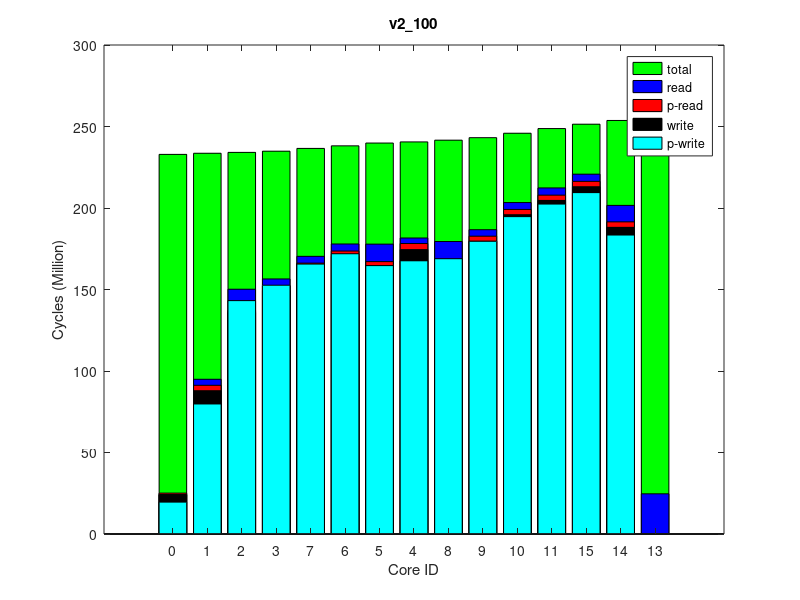

MATLAB code to generate this figure:
times(1, :, :) = [
876832, 234094732, 0
3311231, 234793047, 0
1294498, 235326319, 0
2735620, 236065210, 0
3726694, 241681508, 0
2622929, 241001316, 0
3254428, 239336257, 0
3177079, 237771886, 0
1520463, 242720509, 0
3096627, 244208532, 0
3207560, 246843461, 0
3224803, 249615820, 0
0, 254707900, 0
3370183, 254444997, 0
3281153, 252201501, 0
];
times(2, :, :) = [
876832, 234085413, 0
3311296, 234783406, 0
1294614, 235317798, 0
2736289, 236055705, 0
3726798, 241673575, 0
2625057, 240993686, 0
3253295, 239329450, 0
3177202, 237764436, 0
1520242, 242711635, 0
3096055, 244199677, 0
3207407, 246834419, 0
3226069, 249604093, 0
0, 254691209, 0
3369183, 254428410, 0
3281215, 252190085, 0
];
times(3, :, :) = [
876832, 234082982, 0
3310571, 234780191, 0
1294339, 235313428, 0
2736684, 236052230, 0
3726892, 241677434, 0
2624906, 240997675, 0
3254836, 239333131, 0
3177402, 237767304, 0
1520585, 242715505, 0
3096327, 244203537, 0
3208074, 246839025, 0
3225156, 249610145, 0
0, 254708057, 0
3369495, 254447320, 0
3281746, 252195144, 0
];
times(4, :, :) = [
876832, 234088075, 0
3312148, 234785792, 0
1294564, 235318656, 0
2735860, 236056092, 0
3727020, 241676737, 0
2624337, 240997310, 0
3254738, 239333120, 0
3177069, 237767134, 0
1520832, 242715027, 0
3097399, 244202732, 0
3209080, 246838152, 0
3221763, 249608749, 0
0, 254699611, 0
3369959, 254439542, 0
3280834, 252194219, 0
];
times(5, :, :) = [
876832, 234093860, 0
3312120, 234791877, 0
1294327, 235324190, 0
2736880, 236062332, 0
3726900, 241686588, 0
2623804, 241006396, 0
3254774, 239341104, 0
3176703, 237774840, 0
1520889, 242724858, 0
3096088, 244213262, 0
3208082, 246848851, 0
3224881, 249617182, 0
0, 254696871, 0
3369741, 254434944, 0
3281120, 252203710, 0
];
times(6, :, :) = [
876832, 234074497, 0
3311636, 234771233, 0
1294641, 235304182, 0
2737574, 236041636, 0
3726580, 241660611, 0
2622676, 240981397, 0
3254806, 239316109, 0
3177298, 237750710, 0
1521055, 242699302, 0
3097332, 244187754, 0
3209031, 246822074, 0
3228198, 249592042, 0
0, 254660160, 0
3369501, 254401573, 0
3280964, 252178827, 0
];
times(7, :, :) = [
876832, 234099610, 0
3312035, 234798604, 0
1294656, 235331315, 0
2737014, 236068288, 0
3726389, 241691027, 0
2624860, 241010832, 0
3254860, 239346266, 0
3177372, 237780193, 0
1520093, 242729112, 0
3097068, 244217228, 0
3207317, 246852611, 0
3224447, 249621706, 0
0, 254713189, 0
3370065, 254452440, 0
3281398, 252206845, 0
];
times(8, :, :) = [
876832, 234070522, 0
3311556, 234769257, 0
1294454, 235302820, 0
2735553, 236040284, 0
3726639, 241663928, 0
2627864, 240984380, 0
3254222, 239319704, 0
3176443, 237753280, 0
1520531, 242701156, 0
3097318, 244188984, 0
3206334, 246823812, 0
3225576, 249592365, 0
0, 254683577, 0
3369489, 254424583, 0
3281278, 252179079, 0
];
times(9, :, :) = [
876832, 234092253, 0
3312320, 234790277, 0
1294532, 235323614, 0
2736162, 236061912, 0
3727358, 241678636, 0
2622589, 240998913, 0
3254868, 239334763, 0
3177511, 237771433, 0
1520646, 242715574, 0
3096701, 244203240, 0
3208067, 246837386, 0
3226067, 249609051, 0
0, 254689091, 0
3369061, 254431157, 0
3280967, 252195431, 0
];
times(10, :, :) = [
876832, 234072895, 0
3312106, 234771935, 0
1294516, 235305369, 0
2736925, 236044407, 0
3726600, 241662428, 0
2620477, 240982822, 0
3254915, 239317941, 0
3177314, 237752942, 0
1520924, 242700960, 0
3096448, 244188764, 0
3207469, 246824652, 0
3225676, 249590829, 0
0, 254668360, 0
3370143, 254413227, 0
3281474, 252176372, 0
];
ave_times = round(squeeze(mean(times)));
format long g, ave_times
std_times = round(squeeze(std(times)));
format long g, std_times
polling_read_times = ave_times;
times(1, :, :) = [
19540583, 232520295, 0
79714636, 233214807, 0
143091486, 233743610, 0
152557181, 234475201, 0
167589671, 240076028, 0
164633920, 239398947, 0
171892562, 237737382, 0
165512605, 236178481, 0
168868294, 241111781, 0
179535040, 242598618, 0
194664577, 245231772, 0
202376015, 247999836, 0
0, 253099131, 0
183410913, 252838460, 0
209416534, 250584527, 0
];
times(2, :, :) = [
19551409, 232527856, 0
79760089, 233224711, 0
143158307, 233752025, 0
152608330, 234487800, 0
167583610, 240078872, 0
164644681, 239402247, 0
171902919, 237742831, 0
165566431, 236186648, 0
168862935, 241115370, 0
179538336, 242603416, 0
194686992, 245236950, 0
202397242, 248002798, 0
0, 253080804, 0
183398797, 252825254, 0
209443196, 250588574, 0
];
times(3, :, :) = [
19552133, 232552269, 0
79776728, 233249014, 0
143180429, 233779407, 0
152625969, 234512830, 0
167653695, 240108124, 0
164694214, 239430319, 0
171948034, 237768827, 0
165600684, 236212417, 0
168935010, 241144774, 0
179597216, 242632477, 0
194747151, 245265270, 0
202450103, 248031940, 0
0, 253116026, 0
183427359, 252856147, 0
209464811, 250617374, 0
];
times(4, :, :) = [
19542533, 232541884, 0
79741037, 233236862, 0
143149006, 233766368, 0
152602788, 234496560, 0
167586374, 240093571, 0
164635268, 239416333, 0
171910418, 237757391, 0
165576434, 236198547, 0
168863793, 241129042, 0
179542420, 242617285, 0
194704554, 245249590, 0
202414110, 248018321, 0
0, 253110456, 0
183416302, 252845318, 0
209445672, 250604077, 0
];
times(5, :, :) = [
19564254, 232542802, 0
79820756, 233237567, 0
143244482, 233768005, 0
152657933, 234500910, 0
167633845, 240096074, 0
164694447, 239417866, 0
172016515, 237758462, 0
165662877, 236201200, 0
168915249, 241131753, 0
179573164, 242619877, 0
194713263, 245253500, 0
202415399, 248019218, 0
0, 253107429, 0
183426181, 252851935, 0
209451013, 250603766, 0
];
times(6, :, :) = [
19567394, 232542397, 0
79816953, 233239193, 0
143241167, 233769176, 0
152657804, 234501695, 0
167673184, 240098999, 0
164735963, 239421771, 0
172030849, 237761537, 0
165695259, 236204239, 0
168955621, 241134537, 0
179615484, 242622095, 0
194777283, 245255486, 0
202439360, 248024620, 0
0, 253102695, 0
183416591, 252846431, 0
209459255, 250609697, 0
];
times(7, :, :) = [
19546691, 232540281, 0
79763594, 233234561, 0
143159165, 233764004, 0
152596008, 234495988, 0
167591913, 240088189, 0
164629752, 239410243, 0
171899008, 237750060, 0
165560620, 236194614, 0
168869996, 241124626, 0
179547973, 242612398, 0
194686692, 245246149, 0
202407096, 248013468, 0
0, 253100985, 0
183415168, 252843411, 0
209430544, 250598334, 0
];
times(8, :, :) = [
19534686, 232538116, 0
79749355, 233233144, 0
143148781, 233761802, 0
152597728, 234492990, 0
167591008, 240089053, 0
164633784, 239410808, 0
171894240, 237750816, 0
165548229, 236193486, 0
168870071, 241124042, 0
179548545, 242612397, 0
194684057, 245245798, 0
202401468, 248012639, 0
0, 253086728, 0
183402129, 252832197, 0
209447898, 250598007, 0
];
times(9, :, :) = [
19549955, 232528452, 0
79767746, 233223303, 0
143168389, 233752649, 0
152604649, 234483884, 0
167571547, 240079979, 0
164623195, 239403022, 0
171870357, 237742327, 0
165550719, 236184947, 0
168846178, 241116192, 0
179533586, 242604057, 0
194674613, 245237452, 0
202386542, 248004323, 0
0, 253084331, 0
183401627, 252828946, 0
209433898, 250590887, 0
];
times(10, :, :) = [
19576879, 232549499, 0
79841262, 233243316, 0
143263358, 233772123, 0
152667364, 234506371, 0
167651563, 240101051, 0
164698912, 239422324, 0
172015772, 237760975, 0
165678261, 236204852, 0
168932487, 241137335, 0
179601369, 242625366, 0
194753936, 245258142, 0
202439324, 248026253, 0
0, 253111369, 0
183424483, 252854324, 0
209452078, 250612303, 0
];
ave_times = round(squeeze(mean(times)));
format long g, ave_times
std_times = round(squeeze(std(times)));
format long g, std_times
polling_write_times = ave_times;
times(1, :, :) = [
0, 257486213, 0
7014143, 258249266, 64000
14250022, 258813271, 128000
7050632, 259607618, 64000
7111910, 265535322, 64000
13339260, 264816518, 128000
7585536, 263054008, 64000
7350680, 261389975, 64000
14325789, 266624573, 128000
7084950, 268184900, 64000
7444624, 270968652, 64000
7670815, 273966059, 64000
24664137, 279388299, 255980
13474790, 279099676, 128000
7687842, 276692875, 64000
];
times(2, :, :) = [
0, 257477908, 0
7014486, 258239974, 64000
14250282, 258805139, 128000
7050619, 259599516, 64000
7116230, 265526468, 64000
13339146, 264807841, 128000
7585538, 263043368, 64000
7348070, 261378442, 64000
14325839, 266616481, 128000
7084969, 268177598, 64000
7444169, 270961217, 64000
7670799, 273967445, 64000
24664170, 279375933, 255980
13474892, 279090997, 128000
7687876, 276692669, 64000
];
times(3, :, :) = [
0, 257489959, 0
7012963, 258251334, 64000
14250129, 258816683, 128000
7050640, 259610467, 64000
7107377, 265540600, 64000
13339153, 264821864, 128000
7585535, 263057223, 64000
7348097, 261391279, 64000
14325856, 266628119, 128000
7084966, 268188993, 64000
7444524, 270971436, 64000
7670790, 273978825, 64000
24663041, 279390650, 255980
13474985, 279101560, 128000
7687877, 276704806, 64000
];
times(4, :, :) = [
0, 257486745, 0
7013333, 258251190, 64000
14250302, 258812019, 128000
7050635, 259609422, 64000
7111154, 265535848, 64000
13339058, 264818062, 128000
7585473, 263054669, 64000
7347975, 261388675, 64000
14325660, 266625055, 128000
7084952, 268187579, 64000
7444289, 270970798, 64000
7670814, 273978141, 64000
24663456, 279387336, 255980
13475085, 279098683, 128000
7687865, 276705855, 64000
];
times(5, :, :) = [
0, 257474576, 0
7015504, 258237338, 64000
14250042, 258800555, 128000
7050620, 259595537, 64000
7111738, 265522754, 64000
13339482, 264803542, 128000
7585506, 263041199, 64000
7350658, 261374221, 64000
14325629, 266611426, 128000
7084965, 268172579, 64000
7443945, 270956213, 64000
7670792, 273961218, 64000
24663681, 279381765, 255980
13474758, 279095272, 128000
7687855, 276687489, 64000
];
times(6, :, :) = [
0, 257498222, 0
7013779, 258259294, 64000
14250042, 258823496, 128000
7050621, 259617241, 64000
7113476, 265541544, 64000
13339700, 264822201, 128000
7585493, 263058627, 64000
7350411, 261394334, 64000
14325974, 266630702, 128000
7084968, 268192168, 64000
7444417, 270972977, 64000
7670783, 273979886, 64000
24663539, 279388536, 255980
13475039, 279106979, 128000
7687865, 276705912, 64000
];
times(7, :, :) = [
0, 257490611, 0
7014848, 258252204, 64000
14250180, 258815982, 128000
7050692, 259612085, 64000
7111055, 265537526, 64000
13339437, 264819214, 128000
7585537, 263054469, 64000
7347876, 261390875, 64000
14325884, 266627117, 128000
7084967, 268188619, 64000
7444887, 270971633, 64000
7670795, 273974501, 64000
24663146, 279386957, 255980
13475066, 279100213, 128000
7687854, 276701118, 64000
];
times(8, :, :) = [
0, 257484792, 0
7016432, 258245141, 64000
14250215, 258808551, 128000
7050665, 259604466, 64000
7107389, 265533293, 64000
13339394, 264815119, 128000
7585475, 263050071, 64000
7348340, 261386084, 64000
14325604, 266621961, 128000
7084966, 268181969, 64000
7444625, 270964904, 64000
7670803, 273959924, 64000
24662942, 279376411, 255980
13474991, 279091539, 128000
7687862, 276686933, 64000
];
times(9, :, :) = [
0, 257502146, 0
7011233, 258263741, 64000
14250185, 258827041, 128000
7050676, 259622288, 64000
7107194, 265548596, 64000
13339506, 264829747, 128000
7585468, 263066566, 64000
7347844, 261401052, 64000
14325658, 266637579, 128000
7084965, 268199906, 64000
7443978, 270982857, 64000
7670770, 273992214, 64000
24663931, 279403760, 255980
13475227, 279118730, 128000
7687884, 276719183, 64000
];
times(10, :, :) = [
0, 257495934, 0
7011992, 258258630, 64000
14250235, 258822457, 128000
7050665, 259616821, 64000
7109040, 265542145, 64000
13339790, 264824710, 128000
7585519, 263062033, 64000
7346194, 261395340, 64000
14325899, 266631827, 128000
7084955, 268192900, 64000
7444174, 270976936, 64000
7670803, 273986618, 64000
24663803, 279398452, 255980
13475006, 279118629, 128000
7687855, 276712711, 64000
];
ave_times = round(squeeze(mean(times)));
format long g, ave_times
std_times = round(squeeze(std(times)));
format long g, std_times
read_times = ave_times;
times(1, :, :) = [
0, 232892143, 0
0, 233587397, 0
0, 234117661, 0
0, 234850328, 0
0, 240544164, 0
0, 239848159, 0
0, 238140126, 0
0, 236555508, 0
0, 241611078, 0
0, 243146394, 0
0, 245867536, 0
0, 248734391, 0
0, 253975470, 0
0, 253711012, 0
0, 251410965, 0
];
times(2, :, :) = [
0, 232911439, 0
0, 233606443, 0
0, 234137334, 0
0, 234871729, 0
0, 240567053, 0
0, 239868451, 0
0, 238162048, 0
0, 236578430, 0
0, 241633271, 0
0, 243167848, 0
0, 245887850, 0
0, 248754609, 0
0, 253975643, 0
0, 253714474, 0
0, 251430628, 0
];
times(3, :, :) = [
0, 232874923, 0
0, 233572028, 0
0, 234102189, 0
0, 234836492, 0
0, 240532471, 0
0, 239834810, 0
0, 238128332, 0
0, 236544894, 0
0, 241599490, 0
0, 243134213, 0
0, 245856553, 0
0, 248723285, 0
0, 253951041, 0
0, 253688956, 0
0, 251399737, 0
];
times(4, :, :) = [
0, 232908585, 0
0, 233604715, 0
0, 234134643, 0
0, 234870405, 0
0, 240567298, 0
0, 239870150, 0
0, 238162217, 0
0, 236578155, 0
0, 241635111, 0
0, 243167724, 0
0, 245888871, 0
0, 248756426, 0
0, 253981537, 0
0, 253720673, 0
0, 251432889, 0
];
times(5, :, :) = [
0, 232887687, 0
0, 233583149, 0
0, 234114112, 0
0, 234848467, 0
0, 240543244, 0
0, 239845919, 0
0, 238138075, 0
0, 236555403, 0
0, 241610374, 0
0, 243144674, 0
0, 245866721, 0
0, 248733347, 0
0, 253961500, 0
0, 253698910, 0
0, 251409882, 0
];
times(6, :, :) = [
0, 232915562, 0
0, 233610872, 0
0, 234141690, 0
0, 234873728, 0
0, 240568357, 0
0, 239871291, 0
0, 238164717, 0
0, 236581785, 0
0, 241634551, 0
0, 243168838, 0
0, 245890271, 0
0, 248756328, 0
0, 253987922, 0
0, 253729640, 0
0, 251433355, 0
];
times(7, :, :) = [
0, 232897004, 0
0, 233592692, 0
0, 234122580, 0
0, 234856150, 0
0, 240549183, 0
0, 239851302, 0
0, 238144828, 0
0, 236563468, 0
0, 241617119, 0
0, 243150129, 0
0, 245872649, 0
0, 248739091, 0
0, 253958223, 0
0, 253700919, 0
0, 251416246, 0
];
times(8, :, :) = [
0, 232893580, 0
0, 233589441, 0
0, 234120346, 0
0, 234854985, 0
0, 240548801, 0
0, 239850987, 0
0, 238146636, 0
0, 236563463, 0
0, 241617713, 0
0, 243151929, 0
0, 245872751, 0
0, 248738631, 0
0, 253963248, 0
0, 253701727, 0
0, 251414800, 0
];
times(9, :, :) = [
0, 232891706, 0
0, 233586666, 0
0, 234117298, 0
0, 234849525, 0
0, 240544305, 0
0, 239846747, 0
0, 238141037, 0
0, 236557493, 0
0, 241612738, 0
0, 243145685, 0
0, 245866943, 0
0, 248732640, 0
0, 253965804, 0
0, 253700406, 0
0, 251408871, 0
];
times(10, :, :) = [
0, 232872641, 0
0, 233567628, 0
0, 234098043, 0
0, 234832508, 0
0, 240527122, 0
0, 239829782, 0
0, 238122675, 0
0, 236539676, 0
0, 241594538, 0
0, 243129833, 0
0, 245850840, 0
0, 248716183, 0
0, 253943711, 0
0, 253685415, 0
0, 251393193, 0
];
ave_times = round(squeeze(mean(times)));
format long g, ave_times
std_times = round(squeeze(std(times)));
format long g, std_times
total_times = ave_times;
times(1, :, :) = [
24219670, 232086459, 64000
87886167, 232773027, 128000
135868954, 233289782, 64000
149400569, 234012597, 64000
174457415, 239484057, 128000
164472648, 238833135, 64000
170327241, 237203877, 64000
162991591, 235672917, 64000
165100260, 240500665, 64000
179606503, 241970404, 64000
195890999, 244576924, 64000
204652534, 247320886, 64000
0, 252401383, 0
188128253, 252141493, 64000
213048218, 249888388, 64000
];
times(2, :, :) = [
24236186, 232089409, 64000
87898008, 232775052, 128000
135884410, 233289705, 64000
149390860, 234009665, 64000
174390455, 239480208, 128000
164396464, 238830599, 64000
170241058, 237200056, 64000
162923036, 235671202, 64000
165026190, 240497446, 64000
179517113, 241969231, 64000
195867713, 244574538, 64000
204613155, 247319153, 64000
0, 252393716, 0
188122518, 252133657, 64000
213058704, 249888985, 64000
];
times(3, :, :) = [
24224677, 232103065, 64000
87943302, 232788551, 128000
135954381, 233303452, 64000
149449417, 234025171, 64000
174534935, 239500315, 128000
164530296, 238850714, 64000
170359848, 237222966, 64000
163003056, 235689562, 64000
165168791, 240516967, 64000
179659397, 241987743, 64000
195953053, 244594077, 64000
204691820, 247338831, 64000
0, 252424922, 0
188151746, 252163707, 64000
213078094, 249906285, 64000
];
times(4, :, :) = [
24224570, 232101633, 64000
87968976, 232786162, 128000
136006296, 233299853, 64000
149500622, 234019079, 64000
174541312, 239496912, 128000
164521196, 238845285, 64000
170388139, 237214783, 64000
163043425, 235681509, 64000
165174789, 240513072, 64000
179633607, 241984156, 64000
195899179, 244589288, 64000
204632022, 247337103, 64000
0, 252397833, 0
188130509, 252134357, 64000
213066241, 249904556, 64000
];
times(5, :, :) = [
24228922, 232092268, 64000
87974861, 232780125, 128000
136027791, 233294588, 64000
149533957, 234015087, 64000
174559611, 239489014, 128000
164571516, 238839456, 64000
170431822, 237209261, 64000
163087594, 235679320, 64000
165186152, 240506090, 64000
179645271, 241977095, 64000
195915564, 244583276, 64000
204647681, 247328450, 64000
0, 252400664, 0
188131838, 252138786, 64000
213065538, 249897593, 64000
];
times(6, :, :) = [
24219983, 232097505, 64000
87897708, 232785091, 128000
135892595, 233299607, 64000
149409435, 234020239, 64000
174477401, 239493403, 128000
164488774, 238843922, 64000
170304430, 237212967, 64000
162951981, 235683726, 64000
165117788, 240510943, 64000
179618809, 241982211, 64000
195907511, 244587223, 64000
204652584, 247332909, 64000
0, 252387605, 0
188112809, 252128618, 64000
213080621, 249900792, 64000
];
times(7, :, :) = [
24216153, 232085814, 64000
87882812, 232772209, 128000
135864060, 233288699, 64000
149374540, 234008967, 64000
174484292, 239480580, 128000
164462841, 238831577, 64000
170295049, 237200486, 64000
162929660, 235669417, 64000
165125544, 240497466, 64000
179633701, 241969302, 64000
195898805, 244574139, 64000
204656862, 247319264, 64000
0, 252403344, 0
188130930, 252140117, 64000
213069790, 249886647, 64000
];
times(8, :, :) = [
24217337, 232095432, 64000
87895060, 232780691, 128000
135920731, 233296758, 64000
149459620, 234019309, 64000
174531959, 239491184, 128000
164548123, 238840069, 64000
170405713, 237208571, 64000
163030427, 235678580, 64000
165173634, 240507931, 64000
179624029, 241979755, 64000
195922587, 244585141, 64000
204681281, 247330191, 64000
0, 252403602, 0
188135014, 252143715, 64000
213084516, 249897844, 64000
];
times(9, :, :) = [
24216729, 232086287, 64000
87891765, 232775444, 128000
135887059, 233291272, 64000
149424939, 234010461, 64000
174464221, 239482182, 128000
164471645, 238831196, 64000
170326344, 237201069, 64000
162990559, 235670621, 64000
165096091, 240498448, 64000
179579976, 241970086, 64000
195900118, 244575602, 64000
204647098, 247319580, 64000
0, 252384415, 0
188113025, 252125638, 64000
213036582, 249888300, 64000
];
times(10, :, :) = [
24213042, 232085457, 64000
87880039, 232774276, 128000
135877173, 233289102, 64000
149401866, 234008801, 64000
174437396, 239481594, 128000
164465897, 238829321, 64000
170305374, 237200959, 64000
162960778, 235670093, 64000
165080230, 240497498, 64000
179569727, 241968611, 64000
195890398, 244573560, 64000
204649158, 247317512, 64000
0, 252373337, 0
188100954, 252111703, 64000
213049847, 249885891, 64000
];
ave_times = round(squeeze(mean(times)));
format long g, ave_times
std_times = round(squeeze(std(times)));
format long g, std_times
write_times = ave_times;
mytitle = 'v2\_100';
order = [1 2 3 4 8 7 6 5 9 10 11 12 15 14 13];

total_times = total_times(:, 2)(order);

read_times = read_times(:, 1)(order);
write_times = write_times(:, 1)(order);

polling_read_times = polling_read_times(:, 1)(order);
polling_write_times = polling_write_times(:, 1)(order);

total_times /= 1000000;

read_times /= 1000000;
write_times /= 1000000;

polling_read_times /= 1000000;
polling_write_times /= 1000000;

% laying read on top of write
read_times += write_times;
polling_read_times += write_times;

figure(1);
clf()
% set(gcf, 'Position', get(0,'Screensize'));
% set(gcf,'units','normalized','outerposition',[0 0 1 1])
bar(0:14, total_times,'g');
hold on;
bar(0:14, read_times,'b');
bar(0:14, polling_read_times,'r');
bar(0:14, write_times,'k');
bar(0:14, polling_write_times,'c');
hold off

axis([-2 16 0 300])
% axis([-1 15])
set(gca,'XTick',0:14);
set(gca,'xticklabel',{ '0'; '1'; '2'; '3'; '7'; '6'; '5'; '4'; '8'; '9'; '10'; '11'; '15'; '14'; '13' })

xlabel('Core ID')
ylabel('Cycles (Million)')

legend('total', 'read', 'p-read', 'write', 'p-write')
title(mytitle)
print(1, strcat(mytitle, '.png'))
